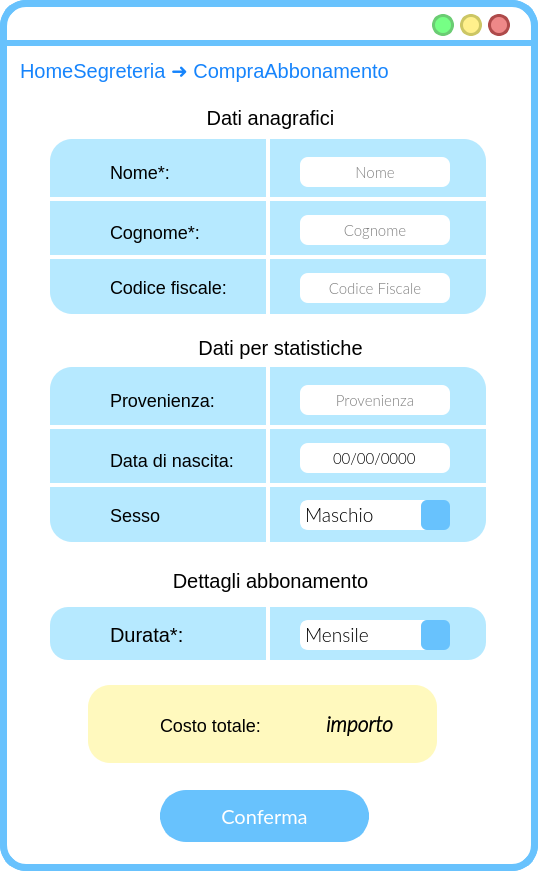
<?xml version="1.0" encoding="UTF-8"?>
<ui version="4.0">
 <class>MainWindow</class>
 <widget class="QMainWindow" name="MainWindow">
  <property name="geometry">
   <rect>
    <x>0</x>
    <y>0</y>
    <width>538</width>
    <height>871</height>
   </rect>
  </property>
  <property name="windowTitle">
   <string>MainWindow</string>
  </property>
  <property name="styleSheet">
   <string notr="true">QWidget{
background:rgb(255, 255, 255);
border-radius:26px;
border-color:rgb(104, 194, 253);
border-style: solid;
border-width:7;
}
QLabel{
border-width:0;
font: 16pt &quot;Lato Light&quot;;
}
QAbstractItemView {
    border: 3px solid  rgb(104, 194, 253);  
border-radius:8px;
  selection-background-color:  rgb(104, 194, 253);
margin:-2px;
text-align:center;
border-width:5;
}</string>
  </property>
  <widget class="QWidget" name="centralwidget">
   <widget class="QLabel" name="label">
    <property name="geometry">
     <rect>
      <x>-10</x>
      <y>40</y>
      <width>811</width>
      <height>6</height>
     </rect>
    </property>
    <property name="styleSheet">
     <string notr="true">background-color:rgb(104, 194, 253);</string>
    </property>
    <property name="text">
     <string/>
    </property>
   </widget>
   <widget class="QLabel" name="titoloLabel">
    <property name="geometry">
     <rect>
      <x>20</x>
      <y>55</y>
      <width>511</width>
      <height>31</height>
     </rect>
    </property>
    <property name="styleSheet">
     <string notr="true">QLabel{
color: rgb(22, 132, 252);
font-size: 20px;
background-color: rgba(255, 255, 255,0);
font: 14pt &quot;Lato&quot;;
}</string>
    </property>
    <property name="text">
     <string>HomeSegreteria ➜ CompraAbbonamento</string>
    </property>
   </widget>
   <widget class="QLabel" name="NomeLabel">
    <property name="geometry">
     <rect>
      <x>110</x>
      <y>147</y>
      <width>181</width>
      <height>51</height>
     </rect>
    </property>
    <property name="styleSheet">
     <string notr="true">QLabel{
font-size: 18px;
background-color: rgba(255, 255, 255,0);
}</string>
    </property>
    <property name="text">
     <string>Nome*:</string>
    </property>
   </widget>
   <widget class="QLabel" name="cognomeLabel">
    <property name="geometry">
     <rect>
      <x>110</x>
      <y>207</y>
      <width>181</width>
      <height>51</height>
     </rect>
    </property>
    <property name="styleSheet">
     <string notr="true">QLabel{
font-size: 18px;
background-color: rgba(255, 255, 255,0);
}</string>
    </property>
    <property name="text">
     <string>Cognome*:</string>
    </property>
   </widget>
   <widget class="QLabel" name="codiceFiscaleLabel">
    <property name="geometry">
     <rect>
      <x>110</x>
      <y>262</y>
      <width>181</width>
      <height>51</height>
     </rect>
    </property>
    <property name="styleSheet">
     <string notr="true">QLabel{
font-size: 18px;
background-color: rgba(255, 255, 255,0);
}</string>
    </property>
    <property name="text">
     <string>Codice fiscale:</string>
    </property>
   </widget>
   <widget class="QLabel" name="NomeIcona">
    <property name="geometry">
     <rect>
      <x>60</x>
      <y>155</y>
      <width>35</width>
      <height>35</height>
     </rect>
    </property>
    <property name="styleSheet">
     <string notr="true">QLabel{
background-color: rgba(255, 85, 85,0);
}</string>
    </property>
    <property name="text">
     <string/>
    </property>
    <property name="pixmap">
     <pixmap>res/person_FILL1_wght600_GRAD200_opsz48_risultato.png</pixmap>
    </property>
    <property name="scaledContents">
     <bool>true</bool>
    </property>
   </widget>
   <widget class="QLabel" name="CognomeIcona">
    <property name="geometry">
     <rect>
      <x>60</x>
      <y>213</y>
      <width>35</width>
      <height>35</height>
     </rect>
    </property>
    <property name="styleSheet">
     <string notr="true">QLabel{
background-color: rgba(255, 85, 85,0);
}</string>
    </property>
    <property name="text">
     <string/>
    </property>
    <property name="pixmap">
     <pixmap>res/account_circle_FILL1_wght600_GRAD200_opsz48_risultato.png</pixmap>
    </property>
    <property name="scaledContents">
     <bool>true</bool>
    </property>
   </widget>
   <widget class="QLabel" name="CodiceFiscaleIcona">
    <property name="geometry">
     <rect>
      <x>60</x>
      <y>267</y>
      <width>35</width>
      <height>35</height>
     </rect>
    </property>
    <property name="styleSheet">
     <string notr="true">QLabel{
background-color: rgba(255, 85, 85,0);
}</string>
    </property>
    <property name="text">
     <string/>
    </property>
    <property name="pixmap">
     <pixmap>res/badge_FILL1_wght600_GRAD200_opsz48_risultato.png</pixmap>
    </property>
    <property name="scaledContents">
     <bool>true</bool>
    </property>
   </widget>
   <widget class="QLabel" name="label_17">
    <property name="geometry">
     <rect>
      <x>266</x>
      <y>139</y>
      <width>4</width>
      <height>177</height>
     </rect>
    </property>
    <property name="sizePolicy">
     <sizepolicy hsizetype="Fixed" vsizetype="Fixed">
      <horstretch>0</horstretch>
      <verstretch>0</verstretch>
     </sizepolicy>
    </property>
    <property name="styleSheet">
     <string notr="true">width: 314px;
height: 180px;
border-radius: 0;
background-color: rgb(255, 255, 255);
text-align: center;</string>
    </property>
    <property name="text">
     <string/>
    </property>
    <property name="scaledContents">
     <bool>true</bool>
    </property>
    <property name="alignment">
     <set>Qt::AlignCenter</set>
    </property>
    <property name="margin">
     <number>10</number>
    </property>
    <property name="indent">
     <number>0</number>
    </property>
   </widget>
   <widget class="QLabel" name="label_2">
    <property name="geometry">
     <rect>
      <x>50</x>
      <y>139</y>
      <width>436</width>
      <height>175</height>
     </rect>
    </property>
    <property name="styleSheet">
     <string notr="true">left: 790px;
top: 159px;
width: 437px;
height: 650px;
line-height: 20px;
border-radius: 22px;
background-color: rgba(182, 233, 255, 255);
text-align: center;</string>
    </property>
    <property name="text">
     <string/>
    </property>
   </widget>
   <widget class="QLabel" name="label_18">
    <property name="geometry">
     <rect>
      <x>50</x>
      <y>255</y>
      <width>450</width>
      <height>4</height>
     </rect>
    </property>
    <property name="sizePolicy">
     <sizepolicy hsizetype="Fixed" vsizetype="Fixed">
      <horstretch>0</horstretch>
      <verstretch>0</verstretch>
     </sizepolicy>
    </property>
    <property name="styleSheet">
     <string notr="true">width: 314px;
height: 180px;
border-radius: 0;
background-color: rgb(255, 255, 255);
text-align: center;</string>
    </property>
    <property name="text">
     <string/>
    </property>
    <property name="scaledContents">
     <bool>true</bool>
    </property>
    <property name="alignment">
     <set>Qt::AlignCenter</set>
    </property>
    <property name="margin">
     <number>10</number>
    </property>
    <property name="indent">
     <number>0</number>
    </property>
   </widget>
   <widget class="QLabel" name="label_5">
    <property name="geometry">
     <rect>
      <x>50</x>
      <y>197</y>
      <width>450</width>
      <height>4</height>
     </rect>
    </property>
    <property name="sizePolicy">
     <sizepolicy hsizetype="Fixed" vsizetype="Fixed">
      <horstretch>0</horstretch>
      <verstretch>0</verstretch>
     </sizepolicy>
    </property>
    <property name="styleSheet">
     <string notr="true">width: 314px;
height: 180px;
border-radius: 0;
background-color: rgb(255, 255, 255);
text-align: center;</string>
    </property>
    <property name="text">
     <string/>
    </property>
    <property name="scaledContents">
     <bool>true</bool>
    </property>
    <property name="alignment">
     <set>Qt::AlignCenter</set>
    </property>
    <property name="margin">
     <number>10</number>
    </property>
    <property name="indent">
     <number>0</number>
    </property>
   </widget>
   <widget class="QLabel" name="label_19">
    <property name="geometry">
     <rect>
      <x>40</x>
      <y>97</y>
      <width>461</width>
      <height>41</height>
     </rect>
    </property>
    <property name="styleSheet">
     <string notr="true">font-size: 20px;
text-align: left;
background-color: rgba(255, 255, 255,0);
</string>
    </property>
    <property name="text">
     <string>Dati anagrafici</string>
    </property>
    <property name="alignment">
     <set>Qt::AlignCenter</set>
    </property>
   </widget>
   <widget class="QLineEdit" name="nomeLineEdit">
    <property name="geometry">
     <rect>
      <x>300</x>
      <y>157</y>
      <width>150</width>
      <height>30</height>
     </rect>
    </property>
    <property name="font">
     <font>
      <family>Lato Light</family>
      <pointsize>11</pointsize>
     </font>
    </property>
    <property name="styleSheet">
     <string notr="true">QLineEdit{
background:rgb(255, 255, 255);
border-radius:8px;
border-color:rgb(104, 194, 253);
border-style: solid;
border-width:0;
}
QLineEdit::focus{
background:rgb(255, 255, 255);
border-radius:8px;
border-color:rgb(104, 194, 253);
border-style: solid;
border-width:3;
}</string>
    </property>
    <property name="text">
     <string/>
    </property>
    <property name="alignment">
     <set>Qt::AlignCenter</set>
    </property>
    <property name="placeholderText">
     <string>Nome</string>
    </property>
   </widget>
   <widget class="QLineEdit" name="cognomeLineEdit">
    <property name="geometry">
     <rect>
      <x>300</x>
      <y>215</y>
      <width>150</width>
      <height>30</height>
     </rect>
    </property>
    <property name="font">
     <font>
      <family>Lato Light</family>
      <pointsize>11</pointsize>
     </font>
    </property>
    <property name="styleSheet">
     <string notr="true">QLineEdit{
background:rgb(255, 255, 255);
border-radius:8px;
border-color:rgb(104, 194, 253);
border-style: solid;
border-width:0;
}
QLineEdit::focus{
background:rgb(255, 255, 255);
border-radius:8px;
border-color:rgb(104, 194, 253);
border-style: solid;
border-width:3;
}</string>
    </property>
    <property name="text">
     <string/>
    </property>
    <property name="alignment">
     <set>Qt::AlignCenter</set>
    </property>
    <property name="placeholderText">
     <string>Cognome</string>
    </property>
   </widget>
   <widget class="QLineEdit" name="codiceFiscaleLineEdit">
    <property name="geometry">
     <rect>
      <x>300</x>
      <y>273</y>
      <width>150</width>
      <height>30</height>
     </rect>
    </property>
    <property name="font">
     <font>
      <family>Lato Light</family>
      <pointsize>11</pointsize>
     </font>
    </property>
    <property name="styleSheet">
     <string notr="true">QLineEdit{
background:rgb(255, 255, 255);
border-radius:8px;
border-color:rgb(104, 194, 253);
border-style: solid;
border-width:0;
}
QLineEdit::focus{
background:rgb(255, 255, 255);
border-radius:8px;
border-color:rgb(104, 194, 253);
border-style: solid;
border-width:3;
}</string>
    </property>
    <property name="inputMask">
     <string/>
    </property>
    <property name="text">
     <string/>
    </property>
    <property name="alignment">
     <set>Qt::AlignCenter</set>
    </property>
    <property name="placeholderText">
     <string>Codice Fiscale</string>
    </property>
   </widget>
   <widget class="QLabel" name="NomeIcona_2">
    <property name="geometry">
     <rect>
      <x>60</x>
      <y>383</y>
      <width>35</width>
      <height>35</height>
     </rect>
    </property>
    <property name="styleSheet">
     <string notr="true">QLabel{
background-color: rgba(255, 85, 85,0);
}</string>
    </property>
    <property name="text">
     <string/>
    </property>
    <property name="pixmap">
     <pixmap>res/flag_FILL1_wght600_GRAD200_opsz48_risultato.png</pixmap>
    </property>
    <property name="scaledContents">
     <bool>true</bool>
    </property>
   </widget>
   <widget class="QLabel" name="label_3">
    <property name="geometry">
     <rect>
      <x>50</x>
      <y>367</y>
      <width>436</width>
      <height>175</height>
     </rect>
    </property>
    <property name="styleSheet">
     <string notr="true">left: 790px;
top: 159px;
width: 437px;
height: 650px;
line-height: 20px;
border-radius: 22px;
background-color: rgba(182, 233, 255, 255);
text-align: center;</string>
    </property>
    <property name="text">
     <string/>
    </property>
   </widget>
   <widget class="QLabel" name="label_20">
    <property name="geometry">
     <rect>
      <x>266</x>
      <y>367</y>
      <width>4</width>
      <height>177</height>
     </rect>
    </property>
    <property name="sizePolicy">
     <sizepolicy hsizetype="Fixed" vsizetype="Fixed">
      <horstretch>0</horstretch>
      <verstretch>0</verstretch>
     </sizepolicy>
    </property>
    <property name="styleSheet">
     <string notr="true">width: 314px;
height: 180px;
border-radius: 0;
background-color: rgb(255, 255, 255);
text-align: center;</string>
    </property>
    <property name="text">
     <string/>
    </property>
    <property name="scaledContents">
     <bool>true</bool>
    </property>
    <property name="alignment">
     <set>Qt::AlignCenter</set>
    </property>
    <property name="margin">
     <number>10</number>
    </property>
    <property name="indent">
     <number>0</number>
    </property>
   </widget>
   <widget class="QLabel" name="sessoLabel">
    <property name="geometry">
     <rect>
      <x>110</x>
      <y>490</y>
      <width>181</width>
      <height>51</height>
     </rect>
    </property>
    <property name="styleSheet">
     <string notr="true">QLabel{
font-size: 18px;
background-color: rgba(255, 255, 255,0);
}</string>
    </property>
    <property name="text">
     <string>Sesso</string>
    </property>
   </widget>
   <widget class="QLabel" name="CognomeIcona_2">
    <property name="geometry">
     <rect>
      <x>60</x>
      <y>441</y>
      <width>35</width>
      <height>35</height>
     </rect>
    </property>
    <property name="styleSheet">
     <string notr="true">QLabel{
background-color: rgba(255, 85, 85,0);
}</string>
    </property>
    <property name="text">
     <string/>
    </property>
    <property name="pixmap">
     <pixmap>res/cake_FILL1_wght600_GRAD200_opsz48_risultato.png</pixmap>
    </property>
    <property name="scaledContents">
     <bool>true</bool>
    </property>
   </widget>
   <widget class="QLabel" name="CodiceFiscaleIcona_3">
    <property name="geometry">
     <rect>
      <x>60</x>
      <y>495</y>
      <width>35</width>
      <height>35</height>
     </rect>
    </property>
    <property name="styleSheet">
     <string notr="true">QLabel{
background-color: rgba(255, 85, 85,0);
}</string>
    </property>
    <property name="text">
     <string/>
    </property>
    <property name="pixmap">
     <pixmap>res/female_FILL1_wght600_GRAD200_opsz48_risultato.png</pixmap>
    </property>
    <property name="scaledContents">
     <bool>true</bool>
    </property>
   </widget>
   <widget class="QLabel" name="label_12">
    <property name="geometry">
     <rect>
      <x>50</x>
      <y>425</y>
      <width>450</width>
      <height>4</height>
     </rect>
    </property>
    <property name="sizePolicy">
     <sizepolicy hsizetype="Fixed" vsizetype="Fixed">
      <horstretch>0</horstretch>
      <verstretch>0</verstretch>
     </sizepolicy>
    </property>
    <property name="styleSheet">
     <string notr="true">width: 314px;
height: 180px;
border-radius: 0;
background-color: rgb(255, 255, 255);
text-align: center;</string>
    </property>
    <property name="text">
     <string/>
    </property>
    <property name="scaledContents">
     <bool>true</bool>
    </property>
    <property name="alignment">
     <set>Qt::AlignCenter</set>
    </property>
    <property name="margin">
     <number>10</number>
    </property>
    <property name="indent">
     <number>0</number>
    </property>
   </widget>
   <widget class="QLabel" name="provenienzaLabel">
    <property name="geometry">
     <rect>
      <x>110</x>
      <y>375</y>
      <width>181</width>
      <height>51</height>
     </rect>
    </property>
    <property name="styleSheet">
     <string notr="true">QLabel{
font-size: 18px;
background-color: rgba(255, 255, 255,0);
}</string>
    </property>
    <property name="text">
     <string>Provenienza:</string>
    </property>
   </widget>
   <widget class="QLineEdit" name="dataDiNascitaLineEdit">
    <property name="geometry">
     <rect>
      <x>300</x>
      <y>443</y>
      <width>150</width>
      <height>30</height>
     </rect>
    </property>
    <property name="font">
     <font>
      <family>Lato Light</family>
      <pointsize>11</pointsize>
     </font>
    </property>
    <property name="styleSheet">
     <string notr="true">QLineEdit{
background:rgb(255, 255, 255);
border-radius:8px;
border-color:rgb(104, 194, 253);
border-style: solid;
border-width:0;
}
QLineEdit::focus{
background:rgb(255, 255, 255);
border-radius:8px;
border-color:rgb(104, 194, 253);
border-style: solid;
border-width:3;
}</string>
    </property>
    <property name="inputMask">
     <string>00/00/0000;0</string>
    </property>
    <property name="text">
     <string>//</string>
    </property>
    <property name="alignment">
     <set>Qt::AlignCenter</set>
    </property>
    <property name="placeholderText">
     <string>gg/mm/aaaa</string>
    </property>
   </widget>
   <widget class="QLabel" name="label_21">
    <property name="geometry">
     <rect>
      <x>50</x>
      <y>483</y>
      <width>450</width>
      <height>4</height>
     </rect>
    </property>
    <property name="sizePolicy">
     <sizepolicy hsizetype="Fixed" vsizetype="Fixed">
      <horstretch>0</horstretch>
      <verstretch>0</verstretch>
     </sizepolicy>
    </property>
    <property name="styleSheet">
     <string notr="true">width: 314px;
height: 180px;
border-radius: 0;
background-color: rgb(255, 255, 255);
text-align: center;</string>
    </property>
    <property name="text">
     <string/>
    </property>
    <property name="scaledContents">
     <bool>true</bool>
    </property>
    <property name="alignment">
     <set>Qt::AlignCenter</set>
    </property>
    <property name="margin">
     <number>10</number>
    </property>
    <property name="indent">
     <number>0</number>
    </property>
   </widget>
   <widget class="QLabel" name="dataDiNascitaLabel">
    <property name="geometry">
     <rect>
      <x>110</x>
      <y>435</y>
      <width>181</width>
      <height>51</height>
     </rect>
    </property>
    <property name="styleSheet">
     <string notr="true">QLabel{
font-size: 18px;
background-color: rgba(255, 255, 255,0);
}</string>
    </property>
    <property name="text">
     <string>Data di nascita:</string>
    </property>
   </widget>
   <widget class="QLineEdit" name="provenienzaLineEdit">
    <property name="geometry">
     <rect>
      <x>300</x>
      <y>385</y>
      <width>150</width>
      <height>30</height>
     </rect>
    </property>
    <property name="font">
     <font>
      <family>Lato Light</family>
      <pointsize>11</pointsize>
     </font>
    </property>
    <property name="styleSheet">
     <string notr="true">QLineEdit{
background:rgb(255, 255, 255);
border-radius:8px;
border-color:rgb(104, 194, 253);
border-style: solid;
border-width:0;
}
QLineEdit::focus{
background:rgb(255, 255, 255);
border-radius:8px;
border-color:rgb(104, 194, 253);
border-style: solid;
border-width:3;
}</string>
    </property>
    <property name="text">
     <string/>
    </property>
    <property name="alignment">
     <set>Qt::AlignCenter</set>
    </property>
    <property name="placeholderText">
     <string>Provenienza</string>
    </property>
   </widget>
   <widget class="QLabel" name="datiPerStatisticheLabel">
    <property name="geometry">
     <rect>
      <x>50</x>
      <y>327</y>
      <width>461</width>
      <height>41</height>
     </rect>
    </property>
    <property name="styleSheet">
     <string notr="true">font-size: 20px;
text-align: left;
background-color: rgba(255, 255, 255,0);
</string>
    </property>
    <property name="text">
     <string>Dati per statistiche</string>
    </property>
    <property name="alignment">
     <set>Qt::AlignCenter</set>
    </property>
   </widget>
   <widget class="QComboBox" name="sessoComboBox">
    <property name="geometry">
     <rect>
      <x>300</x>
      <y>500</y>
      <width>150</width>
      <height>30</height>
     </rect>
    </property>
    <property name="font">
     <font>
      <family>Lato Light</family>
      <pointsize>14</pointsize>
      <weight>50</weight>
      <italic>false</italic>
      <bold>false</bold>
      <strikeout>false</strikeout>
      <stylestrategy>PreferDefault</stylestrategy>
     </font>
    </property>
    <property name="cursor">
     <cursorShape>ArrowCursor</cursorShape>
    </property>
    <property name="toolTip">
     <string/>
    </property>
    <property name="styleSheet">
     <string notr="true">

QComboBox{
background:rgb(255, 255, 255);
border-radius:8px;
border-color:rgb(255, 255, 255);
border-style: solid;
text-align:center;
border-width:3;
}
QComboBox::focus{
background:rgb(255, 255, 255);
border-radius:8px;
border-color:rgb(104, 194, 253);
border-style: solid;
border-width:3;
}

QComboBox::down-arrow {
    image: url(:/icons/expand_more_FILL1_wght600_GRAD200_opsz48_risultato.png);
    width: 26px;
    height: 26px;
margin: 0px 0px 0px 0px
}

QComboBox::drop-down  {
	background-color:rgb(104, 194, 253);
border-radius:6px;
margin:-3px -3px -3px -10px;
    border: 0px; /* This seems to replace the whole arrow of the combo box */

}
</string>
    </property>
    <property name="editable">
     <bool>false</bool>
    </property>
    <property name="currentText">
     <string>Maschio</string>
    </property>
    <property name="iconSize">
     <size>
      <width>16</width>
      <height>16</height>
     </size>
    </property>
    <property name="frame">
     <bool>true</bool>
    </property>
    <item>
     <property name="text">
      <string>Maschio</string>
     </property>
    </item>
    <item>
     <property name="text">
      <string>Femmina</string>
     </property>
    </item>
    <item>
     <property name="text">
      <string>Non specificato</string>
     </property>
    </item>
   </widget>
   <widget class="QLabel" name="dettagliAbbonamentoLabel">
    <property name="geometry">
     <rect>
      <x>40</x>
      <y>560</y>
      <width>461</width>
      <height>41</height>
     </rect>
    </property>
    <property name="styleSheet">
     <string notr="true">font-size: 20px;
text-align: left;
background-color: rgba(255, 255, 255,0);
</string>
    </property>
    <property name="text">
     <string>Dettagli abbonamento</string>
    </property>
    <property name="alignment">
     <set>Qt::AlignCenter</set>
    </property>
   </widget>
   <widget class="QLabel" name="label_4">
    <property name="geometry">
     <rect>
      <x>266</x>
      <y>601</y>
      <width>4</width>
      <height>70</height>
     </rect>
    </property>
    <property name="styleSheet">
     <string notr="true">background-color:#FFFFFF;</string>
    </property>
    <property name="text">
     <string/>
    </property>
   </widget>
   <widget class="QLabel" name="label_11">
    <property name="geometry">
     <rect>
      <x>60</x>
      <y>620</y>
      <width>34</width>
      <height>34</height>
     </rect>
    </property>
    <property name="autoFillBackground">
     <bool>false</bool>
    </property>
    <property name="styleSheet">
     <string notr="true">background-color: rgba(255, 255, 255,0);</string>
    </property>
    <property name="text">
     <string/>
    </property>
    <property name="pixmap">
     <pixmap>res/search_FILL1_wght600_GRAD200_opsz48_risultato.png</pixmap>
    </property>
    <property name="scaledContents">
     <bool>true</bool>
    </property>
   </widget>
   <widget class="QLabel" name="durataLabel">
    <property name="geometry">
     <rect>
      <x>110</x>
      <y>609</y>
      <width>161</width>
      <height>51</height>
     </rect>
    </property>
    <property name="styleSheet">
     <string notr="true">font-size: 20px;
text-align: left;
background-color: rgba(255, 255, 255,0);
</string>
    </property>
    <property name="text">
     <string>Durata*:</string>
    </property>
    <property name="alignment">
     <set>Qt::AlignLeading|Qt::AlignLeft|Qt::AlignVCenter</set>
    </property>
   </widget>
   <widget class="QLabel" name="label_6">
    <property name="geometry">
     <rect>
      <x>50</x>
      <y>607</y>
      <width>436</width>
      <height>53</height>
     </rect>
    </property>
    <property name="styleSheet">
     <string notr="true">left: 790px;
top: 159px;
width: 437px;
height: 650px;
line-height: 20px;
border-radius: 18px;
background-color: rgba(182, 233, 255, 255);
text-align: center;</string>
    </property>
    <property name="text">
     <string/>
    </property>
   </widget>
   <widget class="QComboBox" name="durataComboBox">
    <property name="geometry">
     <rect>
      <x>300</x>
      <y>620</y>
      <width>150</width>
      <height>30</height>
     </rect>
    </property>
    <property name="font">
     <font>
      <family>Lato Light</family>
      <pointsize>14</pointsize>
      <weight>50</weight>
      <italic>false</italic>
      <bold>false</bold>
      <strikeout>false</strikeout>
      <stylestrategy>PreferDefault</stylestrategy>
     </font>
    </property>
    <property name="toolTip">
     <string/>
    </property>
    <property name="styleSheet">
     <string notr="true">

QComboBox{
background:rgb(255, 255, 255);
border-radius:8px;
border-color:rgb(255, 255, 255);
border-style: solid;
text-align:center;
border-width:3;
}
QComboBox::focus{
background:rgb(255, 255, 255);
border-radius:8px;
border-color:rgb(104, 194, 253);
border-style: solid;
border-width:3;
}

QComboBox::down-arrow {
    image: url(:/icons/expand_more_FILL1_wght600_GRAD200_opsz48_risultato.png);
    width: 26px;
    height: 26px;
margin: 0px 0px 0px 0px
}

QComboBox::drop-down  {
	background-color:rgb(104, 194, 253);
border-radius:6px;
margin:-3px -3px -3px -10px;
    border: 0px; /* This seems to replace the whole arrow of the combo box */

}
</string>
    </property>
    <property name="editable">
     <bool>false</bool>
    </property>
    <property name="currentText">
     <string>Mensile</string>
    </property>
    <property name="iconSize">
     <size>
      <width>16</width>
      <height>16</height>
     </size>
    </property>
    <property name="frame">
     <bool>true</bool>
    </property>
    <item>
     <property name="text">
      <string>Mensile</string>
     </property>
    </item>
    <item>
     <property name="text">
      <string>Trimestrale</string>
     </property>
    </item>
    <item>
     <property name="text">
      <string>Semestrale</string>
     </property>
    </item>
    <item>
     <property name="text">
      <string>Annuale</string>
     </property>
    </item>
   </widget>
   <widget class="QLabel" name="label_10">
    <property name="geometry">
     <rect>
      <x>112</x>
      <y>708</y>
      <width>34</width>
      <height>34</height>
     </rect>
    </property>
    <property name="styleSheet">
     <string notr="true">background-color: rgba(255, 249, 190);</string>
    </property>
    <property name="text">
     <string/>
    </property>
    <property name="pixmap">
     <pixmap>res/receipt_long_FILL1_wght600_GRAD200_opsz48_risultato.png</pixmap>
    </property>
    <property name="scaledContents">
     <bool>true</bool>
    </property>
   </widget>
   <widget class="QLabel" name="label_7">
    <property name="geometry">
     <rect>
      <x>88</x>
      <y>685</y>
      <width>349</width>
      <height>78</height>
     </rect>
    </property>
    <property name="styleSheet">
     <string notr="true">left: 700px;
top: 603px;
width: 349px;
height: 78px;
line-height: 20px;
border-radius: 22px;
background-color: rgba(255, 249, 190);
text-align: center;</string>
    </property>
    <property name="text">
     <string/>
    </property>
   </widget>
   <widget class="QLabel" name="importoTotaleLabel">
    <property name="geometry">
     <rect>
      <x>242</x>
      <y>704</y>
      <width>151</width>
      <height>41</height>
     </rect>
    </property>
    <property name="font">
     <font>
      <family>Lato Light</family>
      <pointsize>-1</pointsize>
      <weight>50</weight>
      <italic>false</italic>
      <bold>false</bold>
     </font>
    </property>
    <property name="styleSheet">
     <string notr="true">font-size: 16px;
text-align: left;
background-color: rgba(255, 255, 255,0);
</string>
    </property>
    <property name="text">
     <string>&lt;html&gt;&lt;head/&gt;&lt;body&gt;&lt;p&gt;&lt;span style=&quot; font-size:16pt; font-weight:600; font-style:italic;&quot;&gt;importo&lt;/span&gt;&lt;/p&gt;&lt;/body&gt;&lt;/html&gt;</string>
    </property>
    <property name="alignment">
     <set>Qt::AlignRight|Qt::AlignTrailing|Qt::AlignVCenter</set>
    </property>
   </widget>
   <widget class="QLabel" name="label_15">
    <property name="geometry">
     <rect>
      <x>160</x>
      <y>690</y>
      <width>101</width>
      <height>71</height>
     </rect>
    </property>
    <property name="styleSheet">
     <string notr="true">font-size: 18px;
text-align: left;
background-color: rgba(255, 255, 255,0);</string>
    </property>
    <property name="text">
     <string>Costo totale:</string>
    </property>
   </widget>
   <widget class="QLabel" name="previousLabel">
    <property name="geometry">
     <rect>
      <x>470</x>
      <y>55</y>
      <width>38</width>
      <height>38</height>
     </rect>
    </property>
    <property name="font">
     <font>
      <family>Lato Light</family>
      <pointsize>16</pointsize>
      <weight>50</weight>
      <italic>false</italic>
      <bold>false</bold>
     </font>
    </property>
    <property name="cursor">
     <cursorShape>PointingHandCursor</cursorShape>
    </property>
    <property name="autoFillBackground">
     <bool>false</bool>
    </property>
    <property name="styleSheet">
     <string notr="true">background-color: rgba(255, 255, 255,0);</string>
    </property>
    <property name="text">
     <string/>
    </property>
    <property name="pixmap">
     <pixmap>res/arrow_back_FILL1_wght700_GRAD200_opsz48_risultato.png</pixmap>
    </property>
    <property name="scaledContents">
     <bool>true</bool>
    </property>
   </widget>
   <widget class="QPushButton" name="pushButton">
    <property name="geometry">
     <rect>
      <x>160</x>
      <y>790</y>
      <width>209</width>
      <height>52</height>
     </rect>
    </property>
    <property name="font">
     <font>
      <family>Lato</family>
      <pointsize>15</pointsize>
      <weight>50</weight>
      <italic>false</italic>
      <bold>false</bold>
     </font>
    </property>
    <property name="cursor">
     <cursorShape>PointingHandCursor</cursorShape>
    </property>
    <property name="autoFillBackground">
     <bool>false</bool>
    </property>
    <property name="styleSheet">
     <string notr="true">QPushButton{
 background-color:rgb(104, 194, 253);
 border-style: solid;
 border-radius:26px;
color: rgb(255, 255, 255);
	font: 15pt &quot;Lato&quot;;
}

QPushButton::hover{
	border-color : rgb(15, 138, 204);
	color: white;
border-width:0;
}

QPushButton::pressed{
	border-color:rgb(104, 194, 253);
	border-width:4;
	background-color : white;
	color:rgb(104, 194, 253);
}
</string>
    </property>
    <property name="text">
     <string>Conferma</string>
    </property>
   </widget>
   <widget class="QPushButton" name="exitButton">
    <property name="geometry">
     <rect>
      <x>488</x>
      <y>14</y>
      <width>22</width>
      <height>22</height>
     </rect>
    </property>
    <property name="sizePolicy">
     <sizepolicy hsizetype="Fixed" vsizetype="Fixed">
      <horstretch>0</horstretch>
      <verstretch>0</verstretch>
     </sizepolicy>
    </property>
    <property name="minimumSize">
     <size>
      <width>22</width>
      <height>22</height>
     </size>
    </property>
    <property name="maximumSize">
     <size>
      <width>24</width>
      <height>24</height>
     </size>
    </property>
    <property name="cursor">
     <cursorShape>PointingHandCursor</cursorShape>
    </property>
    <property name="styleSheet">
     <string notr="true">QPushButton{
 background-color:#ee8888;
 border-style: solid;
 border-radius:11px;
font: 18pt &quot;Candara&quot;;
border-color:#ae4a4a;
border-width:3;
}

QPushButton::pressed{
	background-color : white;
	border-color:#ae4a4a;
	border-width:3;
}
</string>
    </property>
    <property name="text">
     <string/>
    </property>
   </widget>
   <widget class="QPushButton" name="maximizeButton">
    <property name="geometry">
     <rect>
      <x>460</x>
      <y>14</y>
      <width>22</width>
      <height>22</height>
     </rect>
    </property>
    <property name="sizePolicy">
     <sizepolicy hsizetype="Fixed" vsizetype="Fixed">
      <horstretch>0</horstretch>
      <verstretch>0</verstretch>
     </sizepolicy>
    </property>
    <property name="minimumSize">
     <size>
      <width>20</width>
      <height>20</height>
     </size>
    </property>
    <property name="maximumSize">
     <size>
      <width>24</width>
      <height>24</height>
     </size>
    </property>
    <property name="cursor">
     <cursorShape>PointingHandCursor</cursorShape>
    </property>
    <property name="styleSheet">
     <string notr="true">QPushButton{
 background-color:#fff08c	;
 border-style: solid;
 border-radius:11px;
font: 18pt &quot;Candara&quot;;
border-color:#ccc664;
border-width:3;
}

QPushButton::pressed{
	background-color : white;
	border-color:#ccc664;
	border-width:3;
}
</string>
    </property>
    <property name="text">
     <string/>
    </property>
   </widget>
   <widget class="QPushButton" name="reduceButton">
    <property name="geometry">
     <rect>
      <x>432</x>
      <y>14</y>
      <width>22</width>
      <height>22</height>
     </rect>
    </property>
    <property name="sizePolicy">
     <sizepolicy hsizetype="Fixed" vsizetype="Fixed">
      <horstretch>0</horstretch>
      <verstretch>0</verstretch>
     </sizepolicy>
    </property>
    <property name="minimumSize">
     <size>
      <width>22</width>
      <height>22</height>
     </size>
    </property>
    <property name="maximumSize">
     <size>
      <width>24</width>
      <height>24</height>
     </size>
    </property>
    <property name="cursor">
     <cursorShape>PointingHandCursor</cursorShape>
    </property>
    <property name="styleSheet">
     <string notr="true">QPushButton{
 background-color:#76ff85;
 border-style: solid;
 border-radius:11px;
font: 18pt &quot;Candara&quot;;
border-color:#6bcc73;
border-width:3;
}

QPushButton::pressed{
	background-color : white;
	border-color:#6bcc73;
	border-width:3;
}
</string>
    </property>
    <property name="text">
     <string/>
    </property>
   </widget>
   <zorder>label_7</zorder>
   <zorder>label_6</zorder>
   <zorder>label_3</zorder>
   <zorder>label_2</zorder>
   <zorder>label_17</zorder>
   <zorder>label</zorder>
   <zorder>titoloLabel</zorder>
   <zorder>NomeLabel</zorder>
   <zorder>cognomeLabel</zorder>
   <zorder>codiceFiscaleLabel</zorder>
   <zorder>NomeIcona</zorder>
   <zorder>CognomeIcona</zorder>
   <zorder>CodiceFiscaleIcona</zorder>
   <zorder>label_18</zorder>
   <zorder>label_5</zorder>
   <zorder>label_19</zorder>
   <zorder>nomeLineEdit</zorder>
   <zorder>cognomeLineEdit</zorder>
   <zorder>codiceFiscaleLineEdit</zorder>
   <zorder>NomeIcona_2</zorder>
   <zorder>label_20</zorder>
   <zorder>sessoLabel</zorder>
   <zorder>CognomeIcona_2</zorder>
   <zorder>CodiceFiscaleIcona_3</zorder>
   <zorder>label_12</zorder>
   <zorder>provenienzaLabel</zorder>
   <zorder>dataDiNascitaLineEdit</zorder>
   <zorder>label_21</zorder>
   <zorder>dataDiNascitaLabel</zorder>
   <zorder>provenienzaLineEdit</zorder>
   <zorder>datiPerStatisticheLabel</zorder>
   <zorder>sessoComboBox</zorder>
   <zorder>dettagliAbbonamentoLabel</zorder>
   <zorder>label_4</zorder>
   <zorder>label_11</zorder>
   <zorder>durataLabel</zorder>
   <zorder>durataComboBox</zorder>
   <zorder>label_10</zorder>
   <zorder>importoTotaleLabel</zorder>
   <zorder>label_15</zorder>
   <zorder>previousLabel</zorder>
   <zorder>pushButton</zorder>
   <zorder>exitButton</zorder>
   <zorder>maximizeButton</zorder>
   <zorder>reduceButton</zorder>
  </widget>
 </widget>
 <resources>
  <include location="11/res/res.qrc"/>
  <include location="res/res.qrc"/>
 </resources>
 <connections/>
</ui>
